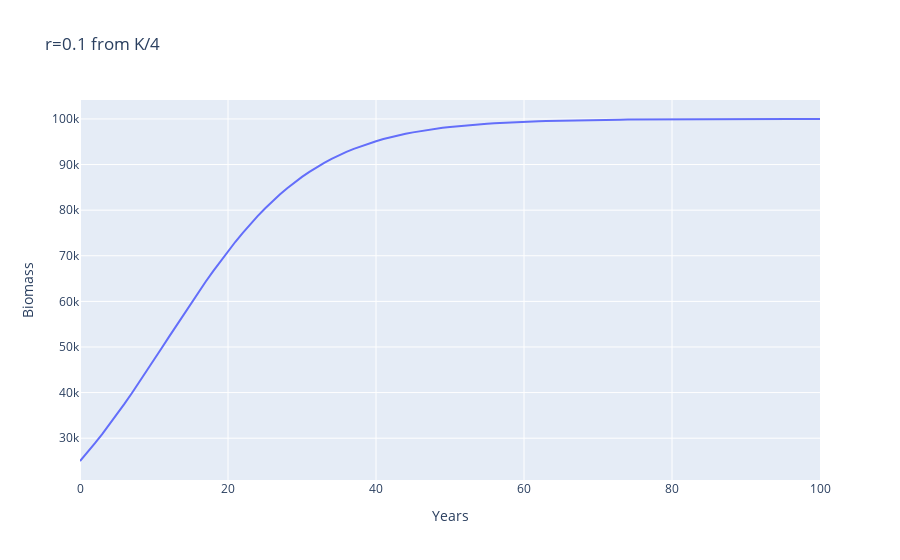

Here is the notebook cell this chart was saved with:
### Markdown cell above
This is suggesting that with $r=0.01$ it would take over 100 years just to reach MSY biomass in an unfished condition. So we'll say this is pretty slow growth.

### Code cell
stock = SchaeferStock(
    K=100000, r=0.1, q=Q, p=0.25, K_error=0, r_error=0, q_error=Q_ERROR
)

stock.reset()
time = [0]
for i in range(100):
    time.append(i+1)
    stock.fish(0)

px.line(
    x=time,
    y=stock.physical['biomass'],
    labels={"x": "Years", "y": "Biomass"},
    title="r=0.1 from K/4"
)

### Figure 1 — Plotly figure (JSON) as saved in the notebook; plotly's stock layout.template omitted (floating-point values rounded to 4 significant figures)
{"data": [{"hovertemplate": "Years=%{x}<br>Biomass=%{y}<extra></extra>", "legendgroup": "", "line": {"color": "#636efa", "dash": "solid"}, "marker": {"symbol": "circle"}, "mode": "lines", "name": "", "orientation": "v", "showlegend": false, "type": "scatter", "x": [0, 1, 2, 3, 4, 5, 6, 7, 8, 9, 10, 11, 12, 13, 14, 15, 16, 17, 18, 19, 20, 21, 22, 23, 24, 25, 26, 27, 28, 29, 30, 31, 32, 33, 34, 35, 36, 37, 38, 39, 40, 41, 42, 43, 44, 45, 46, 47, 48, 49, 50, 51, 52, 53, 54, 55, 56, 57, 58, 59, 60, 61, 62, 63, 64, 65, 66, 67, 68, 69, 70, 71, 72, 73, 74, 75, 76, 77, 78, 79, 80, 81, 82, 83, 84, 85, 86, 87, 88, 89, 90, 91, 92, 93, 94, 95, 96, 97, 98, 99, 100], "xaxis": "x", "y": [25000, 26870.0, 28840.0, 30890.0, 33030.0, 35240.0, 37520.0, 39870.0, 42260.0, 44700.0, 47180.0, 49670.0, 52170.0, 54660.0, 57140.0, 59590.0, 62000.0, 64350.0, 66650.0, 68870.0, 71010.0, 73070.0, 75040.0, 76910.0, 78690.0, 80370.0, 81940.0, 83420.0, 84810.0, 86090.0, 87290.0, 88400.0, 89430.0, 90370.0, 91240.0, 92040.0, 92770.0, 93440.0, 94060.0, 94620.0, 95130.0, 95590.0, 96010.0, 96390.0, 96740.0, 97060.0, 97340.0, 97600.0, 97840.0, 98050.0, 98240.0, 98410.0, 98570.0, 98710.0, 98840.0, 98950.0, 99060.0, 99150.0, 99230.0, 99310.0, 99380.0, 99440.0, 99500.0, 99550.0, 99590.0, 99630.0, 99670.0, 99700.0, 99730.0, 99760.0, 99780.0, 99800.0, 99820.0, 99840.0, 99860.0, 99870.0, 99880.0, 99900.0, 99910.0, 99920.0, 99920.0, 99930.0, 99940.0, 99940.0, 99950.0, 99960.0, 99960.0, 99960.0, 99970.0, 99970.0, 99970.0, 99980.0, 99980.0, 99980.0, 99980.0, 99980.0, 99990.0, 99990.0, 99990.0, 99990.0, 99990.0], "yaxis": "y"}], "layout": {"legend": {"tracegroupgap": 0}, "title": {"text": "r=0.1 from K/4"}, "xaxis": {"anchor": "y", "domain": [0, 1], "title": {"text": "Years"}}, "yaxis": {"anchor": "x", "domain": [0, 1], "title": {"text": "Biomass"}}}}
